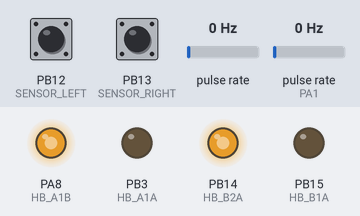
Recording of a sketch running on a simulated STM32 Blue Pill. Parts: output pins drawn as LEDs (lit = HIGH). Wiring (inferred from the names in the program): 2 × pulse sensor: data PA0 / data PA1. Inputs (shaded band) come from the test bench; at power-on: PB12 (SENSOR_LEFT) HIGH, PB13 (SENSOR_RIGHT) HIGH, pulse rate 0 Hz, pulse rate (sensor on PA1) 0 Hz.

Above: at 1.2 s.
1.3 s: PB12 (SENSOR_LEFT) pulsed LOW 2 times (0.12 s each, 0.3 s apart)
At 2.4 s:
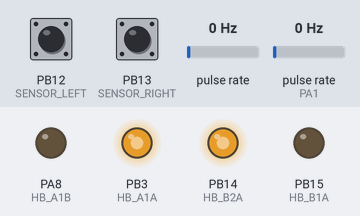
3.4 s: PB12 (SENSOR_LEFT) driven LOW
At 4.1 s:
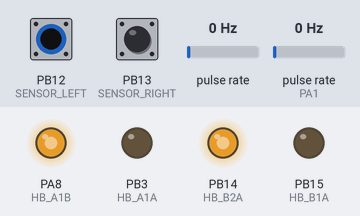
4.9 s: PB12 (SENSOR_LEFT) driven HIGH
At 5.3 s:
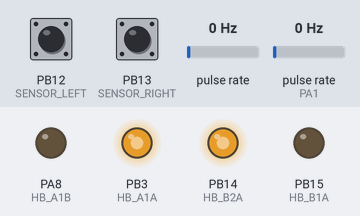
6.4 s: PB13 (SENSOR_RIGHT) pulsed LOW 2 times (0.12 s each, 0.3 s apart)
At 7.4 s:
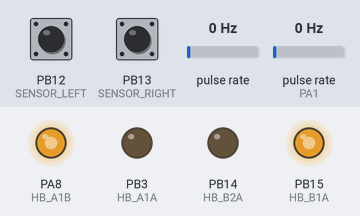
Timing chart, 0 to 9.4 s (numbered marks = the images above; inputs shaded):
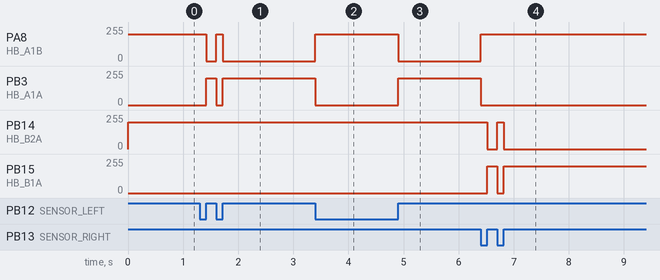

The sketch:

assigmentFive.ino
```cpp
/* *
 * Student name : Filip Błaszczyk
 * Student number : 5575958
 *
*/
#define HB_A1A PB3
#define HB_A1B PA8
#define HB_B1A PB15
#define HB_B2A PB14
#define TRIG PA10
#define ECHO PB9
#define SENSOR_LEFT PB12
#define SENSOR_RIGHT PB13

#define SPEED_ENCODER_RIGHT PA0
#define SPEED_ENCODER_LEFT PA1

#define SLOTS_PER_CM 0.952380952

#define THRESHOLD 400.0f
#define STATE_ONE 1
#define STATE_TWO 2
#define STATE_THREE 3

double distance = 150;
double pulses = 9 * distance;

long leftPings = 0;
long rightPings = 0;

bool isOpen;
int state;


void set_velocity(int left_velocity_forward, int right_velocity_forward,int left_velocity_backward, int right_velocity_backward){
  analogWrite(HB_A1B,left_velocity_forward);
  analogWrite(HB_B2A, right_velocity_forward);
  analogWrite(HB_A1A,left_velocity_backward);
  analogWrite(HB_B1A,right_velocity_backward);
}
void set_velocity_forward(int velocity){
  set_velocity(velocity, velocity,0,0);
}
void turn_left_slow(int velocity){
  set_velocity(velocity,0,0,velocity);
}
void turn_right_slow(int velocity){
  set_velocity(0,velocity,velocity,0);
}
long getPings(){
  return (leftPings+rightPings)/2;
}
void ISR_speed_right(){
  rightPings++;
}
void ISR_speed_left(){
  leftPings++;
}
void ISR_sensor_right(){
  if(digitalRead(SENSOR_LEFT)==LOW){
    state= STATE_THREE;
  }else{
    state = STATE_TWO;
  }
}
void ISR_sensor_left(){
  if(digitalRead(SENSOR_RIGHT)==LOW){
    state= STATE_THREE;
  }else{
    state = STATE_ONE;
  }
}
void setup() {
  pinMode(HB_A1A, OUTPUT);
  pinMode(HB_A1B, OUTPUT);
  pinMode(HB_B1A, OUTPUT);
  pinMode(HB_B2A, OUTPUT);
  pinMode(TRIG, OUTPUT);
  pinMode(ECHO, INPUT);
  pinMode(SENSOR_LEFT,INPUT);
  pinMode(SENSOR_RIGHT,INPUT);
  pinMode(SPEED_ENCODER_LEFT, INPUT);
  pinMode(SPEED_ENCODER_RIGHT, INPUT);

  attachInterrupt(digitalPinToInterrupt(SPEED_ENCODER_LEFT),ISR_speed_right,CHANGE);
  attachInterrupt(digitalPinToInterrupt(SPEED_ENCODER_RIGHT),ISR_speed_left,CHANGE);
  attachInterrupt(digitalPinToInterrupt(SENSOR_LEFT),ISR_sensor_right,CHANGE);
  attachInterrupt(digitalPinToInterrupt(SENSOR_RIGHT),ISR_sensor_left,CHANGE);

  isOpen = false;
  state = STATE_THREE;
}

void loop() {

  if (leftPings >= pulses && rightPings>=pulses) {
      set_velocity_forward(0);
  }else{
    if(state == STATE_TWO){
      turn_right_slow(200);
    }else if(state==STATE_ONE){
      turn_left_slow(200);
    }else{
      set_velocity_forward(200);
    }
  }
}
```

Measured:
- after the input at 1.3 s, PA8 (HB_A1B): 200/255 → 0/255 after 0.12 s, → 200/255 0.18 s later, → 0/255 0.12 s later; PB3 (HB_A1A): 0/255 → 200/255 after 0.12 s, → 0/255 0.18 s later, → 200/255 0.12 s later
- after the input at 3.4 s, PA8 (HB_A1B): 0/255 → 200/255 at once; PB3 (HB_A1A): 200/255 → 0/255 at once
- after the input at 4.9 s, PA8 (HB_A1B): 200/255 → 0/255 at once; PB3 (HB_A1A): 0/255 → 200/255 at once
- after the input at 6.4 s, PA8 (HB_A1B): 0/255 → 200/255 at once; PB3 (HB_A1A): 200/255 → 0/255 at once; PB14 (HB_B2A): 200/255 → 0/255 after 0.12 s, → 200/255 0.18 s later, → 0/255 0.12 s later; PB15 (HB_B1A): 0/255 → 200/255 after 0.12 s, → 0/255 0.18 s later, → 200/255 0.12 s later
